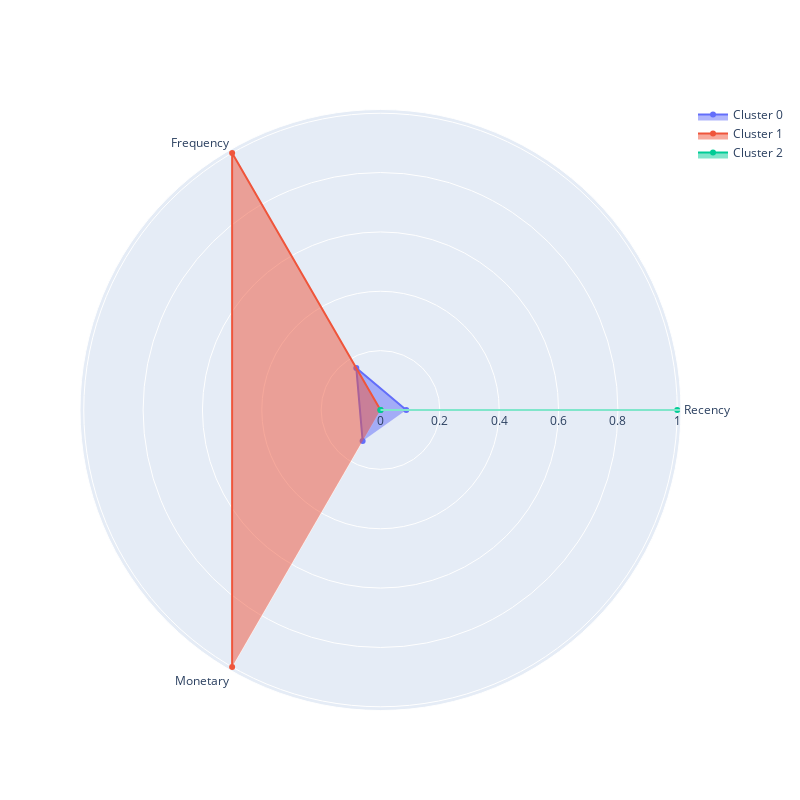

The cell this chart's notebook holds for it:
### Markdown cell above
### Задание 5.8

Визуализируйте профили кластеров в виде полярной диаграммы на основе средних RFM-характеристик, вычисленных для каждого кластера. 

Проанализируйте кластеры и на основе анализа сопоставьте номер кластера и его описание.

Описание кластера:
* Кластер соответствует «лояльным» клиентам, которые приносят наибольший доход, совершают покупки чаще всего, а давность их последней покупки наименьшая.
* Кластер соответствует «промежуточным» клиентам, которые являются активными, но покупают не так часто и много, как лояльные клиенты. В то же время эти клиенты не являются «потерянными».
* Кластер соответствует «потерянным» клиентам, которые купили меньше всего товара, и их последняя покупка была совершена очень давно.

### Code cell
plot_cluster_profile(rfm_table_cleaned.groupby('labels').mean(), 3)

### Figure 1 — Plotly figure (JSON) as saved in the notebook; plotly's stock layout.template omitted (floating-point values rounded to 4 significant figures)
{"data": [{"fill": "toself", "name": "Cluster 0", "r": [0.08667, 0.1631, 0.1205], "theta": ["Recency", "Frequency", "Monetary"], "type": "scatterpolar"}, {"fill": "toself", "name": "Cluster 1", "r": [0, 1, 1.0], "theta": ["Recency", "Frequency", "Monetary"], "type": "scatterpolar"}, {"fill": "toself", "name": "Cluster 2", "r": [1, 0, 0], "theta": ["Recency", "Frequency", "Monetary"], "type": "scatterpolar"}], "layout": {"autosize": false, "height": 800, "showlegend": true, "width": 800}}
